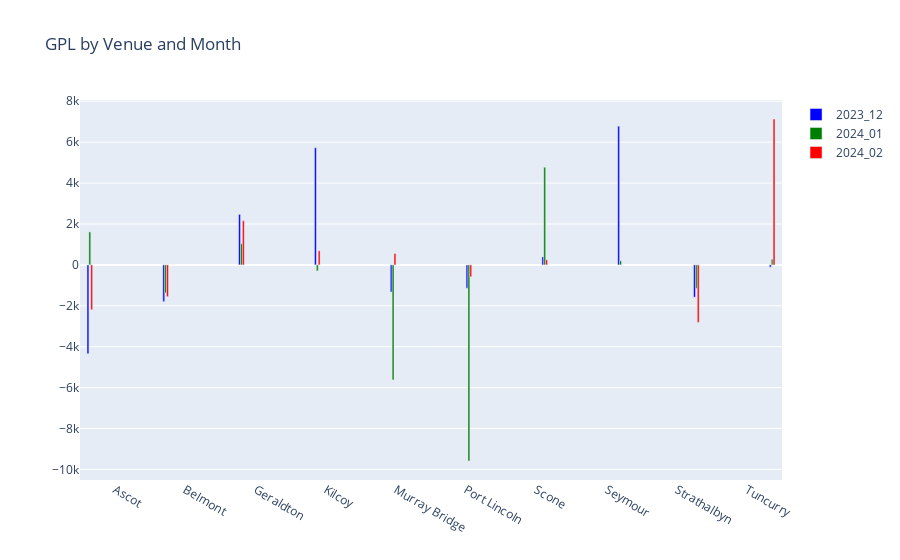

Notebook source saved alongside this figure:
### Code cell
# Create a bar chart with grouped bars for each venue and month
fig = go.Figure()

colors = ['blue', 'green', 'red']

# Loop through each venue
for venue in signif_summary_month['venue'].unique():
    venue_data = signif_summary_month[signif_summary_month['venue'] == venue]
    # Add a bar for each month of the venue
    for month, gpl in zip(venue_data['month'], venue_data['gpl']):
        # Determine the color based on the month index
        month_index = signif_summary_month['month'].unique().tolist().index(month)
        fig.add_trace(
            go.Bar(
                x=[venue],
                y=[gpl],
                name=month,
                legendgroup=venue,
                showlegend=True if venue == signif_summary_month['venue'].unique()[0] else False, # Show legend only for the first venue
                # legendgrouptitle_text=venue,
                marker_color=colors[month_index] # Assign color based on month index
            )
        )

# Update layout for better visualization
fig.update_layout(barmode='group', title_text="GPL by Venue and Month")

# Display the plot
fig.show()

### Figure 1 — Plotly figure (JSON) as saved in the notebook; plotly's stock layout.template omitted (floating-point values rounded to 4 significant figures)
{"data": [{"legendgroup": "Ascot", "marker": {"color": "blue"}, "name": "2023_12", "showlegend": true, "type": "bar", "x": ["Ascot"], "y": [-4347.0]}, {"legendgroup": "Ascot", "marker": {"color": "green"}, "name": "2024_01", "showlegend": true, "type": "bar", "x": ["Ascot"], "y": [1612.0]}, {"legendgroup": "Ascot", "marker": {"color": "red"}, "name": "2024_02", "showlegend": true, "type": "bar", "x": ["Ascot"], "y": [-2193.0]}, {"legendgroup": "Belmont", "marker": {"color": "blue"}, "name": "2023_12", "showlegend": false, "type": "bar", "x": ["Belmont"], "y": [-1797.0]}, {"legendgroup": "Belmont", "marker": {"color": "green"}, "name": "2024_01", "showlegend": false, "type": "bar", "x": ["Belmont"], "y": [-1373.0]}, {"legendgroup": "Belmont", "marker": {"color": "red"}, "name": "2024_02", "showlegend": false, "type": "bar", "x": ["Belmont"], "y": [-1553.0]}, {"legendgroup": "Geraldton", "marker": {"color": "blue"}, "name": "2023_12", "showlegend": false, "type": "bar", "x": ["Geraldton"], "y": [2469.0]}, {"legendgroup": "Geraldton", "marker": {"color": "green"}, "name": "2024_01", "showlegend": false, "type": "bar", "x": ["Geraldton"], "y": [1033.0]}, {"legendgroup": "Geraldton", "marker": {"color": "red"}, "name": "2024_02", "showlegend": false, "type": "bar", "x": ["Geraldton"], "y": [2159.0]}, {"legendgroup": "Kilcoy", "marker": {"color": "blue"}, "name": "2023_12", "showlegend": false, "type": "bar", "x": ["Kilcoy"], "y": [5728.0]}, {"legendgroup": "Kilcoy", "marker": {"color": "green"}, "name": "2024_01", "showlegend": false, "type": "bar", "x": ["Kilcoy"], "y": [-290.4]}, {"legendgroup": "Kilcoy", "marker": {"color": "red"}, "name": "2024_02", "showlegend": false, "type": "bar", "x": ["Kilcoy"], "y": [691.2]}, {"legendgroup": "Murray Bridge", "marker": {"color": "blue"}, "name": "2023_12", "showlegend": false, "type": "bar", "x": ["Murray Bridge"], "y": [-1327.0]}, {"legendgroup": "Murray Bridge", "marker": {"color": "green"}, "name": "2024_01", "showlegend": false, "type": "bar", "x": ["Murray Bridge"], "y": [-5622.0]}, {"legendgroup": "Murray Bridge", "marker": {"color": "red"}, "name": "2024_02", "showlegend": false, "type": "bar", "x": ["Murray Bridge"], "y": [554.3]}, {"legendgroup": "Port Lincoln", "marker": {"color": "blue"}, "name": "2023_12", "showlegend": false, "type": "bar", "x": ["Port Lincoln"], "y": [-1144.0]}, {"legendgroup": "Port Lincoln", "marker": {"color": "green"}, "name": "2024_01", "showlegend": false, "type": "bar", "x": ["Port Lincoln"], "y": [-9590.0]}, {"legendgroup": "Port Lincoln", "marker": {"color": "red"}, "name": "2024_02", "showlegend": false, "type": "bar", "x": ["Port Lincoln"], "y": [-583.2]}, {"legendgroup": "Scone", "marker": {"color": "blue"}, "name": "2023_12", "showlegend": false, "type": "bar", "x": ["Scone"], "y": [388.6]}, {"legendgroup": "Scone", "marker": {"color": "green"}, "name": "2024_01", "showlegend": false, "type": "bar", "x": ["Scone"], "y": [4774.0]}, {"legendgroup": "Scone", "marker": {"color": "red"}, "name": "2024_02", "showlegend": false, "type": "bar", "x": ["Scone"], "y": [251.0]}, {"legendgroup": "Seymour", "marker": {"color": "blue"}, "name": "2023_12", "showlegend": false, "type": "bar", "x": ["Seymour"], "y": [6783.0]}, {"legendgroup": "Seymour", "marker": {"color": "green"}, "name": "2024_01", "showlegend": false, "type": "bar", "x": ["Seymour"], "y": [199.7]}, {"legendgroup": "Seymour", "marker": {"color": "red"}, "name": "2024_02", "showlegend": false, "type": "bar", "x": ["Seymour"], "y": [0]}, {"legendgroup": "Strathalbyn", "marker": {"color": "blue"}, "name": "2023_12", "showlegend": false, "type": "bar", "x": ["Strathalbyn"], "y": [-1579.0]}, {"legendgroup": "Strathalbyn", "marker": {"color": "green"}, "name": "2024_01", "showlegend": false, "type": "bar", "x": ["Strathalbyn"], "y": [-1147.0]}, {"legendgroup": "Strathalbyn", "marker": {"color": "red"}, "name": "2024_02", "showlegend": false, "type": "bar", "x": ["Strathalbyn"], "y": [-2814.0]}, {"legendgroup": "Tuncurry", "marker": {"color": "blue"}, "name": "2023_12", "showlegend": false, "type": "bar", "x": ["Tuncurry"], "y": [-111.5]}, {"legendgroup": "Tuncurry", "marker": {"color": "green"}, "name": "2024_01", "showlegend": false, "type": "bar", "x": ["Tuncurry"], "y": [276.4]}, {"legendgroup": "Tuncurry", "marker": {"color": "red"}, "name": "2024_02", "showlegend": false, "type": "bar", "x": ["Tuncurry"], "y": [7134.0]}], "layout": {"barmode": "group", "title": {"text": "GPL by Venue and Month"}}}
